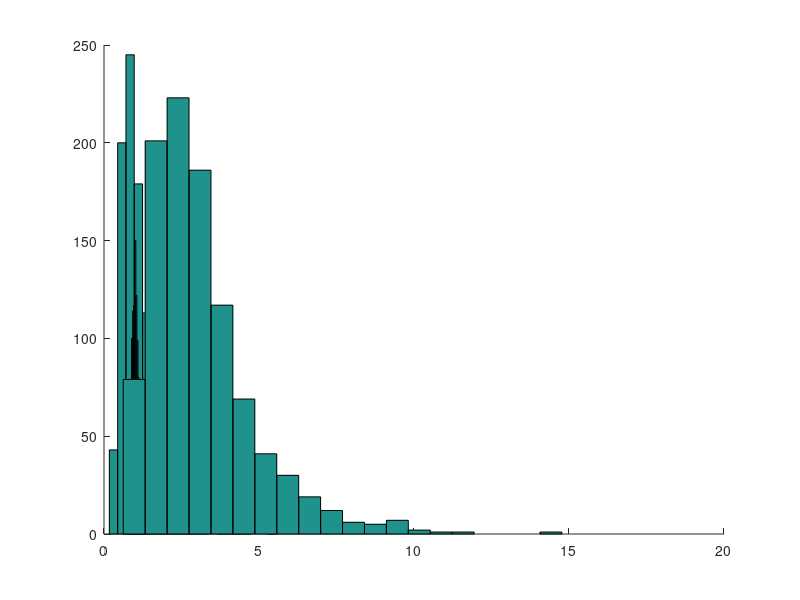
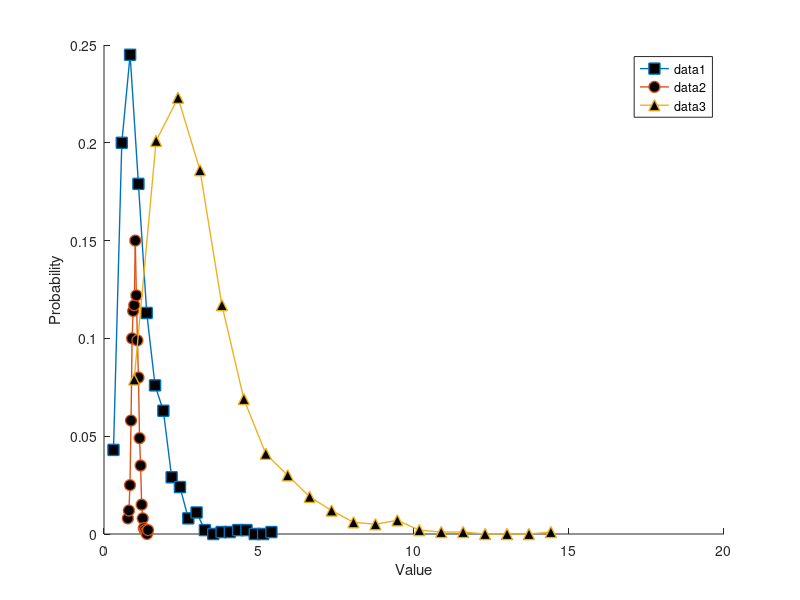

These charts were generated, in order, by the following MATLAB code:
%%
%   COURSE: Master statistics and machine learning: intuition, math, code										
%      URL: udemy.com/course/statsml_x/?couponCode=202006 
% 
%  SECTION: Visualizing data
%    VIDEO: Line plots
% 
%  TEACHER: Mike X Cohen, sincxpress.com
%

%%

% a clear MATLAB workspace is a clear mental workspace
close all; clear
pkg load statistics % load Octave stats package

%% create data for the plot

% number of data points
n = 1000;

% generate log-normal distribution
data1 = exp( randn(n,1)/2 );
data2 = exp( randn(n,1)/10 );
data3 = exp( randn(n,1)/2 + 1 );

%% histograms on top of each other

% number of histogram bins
k = 20;

figure(1), clf, hold on
hist(data1,k)
hist(data2,k)
hist(data3,k)

%% plots of their histograms

% histogram discretization for the datasets
[y1,x1] = hist(data1,k);
y1 = y1 / sum(y1); % convert to probability

[y2,x2] = hist(data2,k);
y2 = y2 / sum(y2); % convert to probability

[y3,x3] = hist(data3,k);
y3 = y3 / sum(y3); % convert to probability


figure(2), clf, hold on
plot(x1,y1,'s-','linewidth',1,'markersize',8,'markerfacecolor','k')
plot(x2,y2,'o-','linewidth',1,'markersize',8,'markerfacecolor','k')
plot(x3,y3,'^-','linewidth',1,'markersize',8,'markerfacecolor','k')
xlabel('Value')
ylabel('Probability')
legend({'data1';'data2';'data3'})

%% done.
